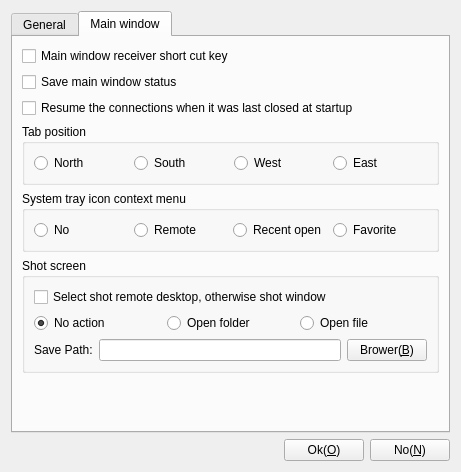
<?xml version="1.0" encoding="UTF-8"?>
<ui version="4.0">
 <class>CParameterDlgSettings</class>
 <widget class="QDialog" name="CParameterDlgSettings">
  <property name="geometry">
   <rect>
    <x>0</x>
    <y>0</y>
    <width>461</width>
    <height>472</height>
   </rect>
  </property>
  <property name="windowTitle">
   <string>Settings</string>
  </property>
  <property name="windowIcon">
   <iconset resource="Resource/Resource.qrc">
    <normaloff>:/image/Option</normaloff>:/image/Option</iconset>
  </property>
  <layout class="QGridLayout" name="gridLayout">
   <item row="0" column="0">
    <widget class="QTabWidget" name="tabWidget">
     <property name="windowTitle">
      <string>Settings</string>
     </property>
     <property name="windowIcon">
      <iconset resource="Resource/Resource.qrc">
       <normaloff>:/image/Option</normaloff>:/image/Option</iconset>
     </property>
     <property name="currentIndex">
      <number>1</number>
     </property>
     <widget class="QWidget" name="General">
      <attribute name="title">
       <string>General</string>
      </attribute>
      <layout class="QGridLayout" name="gridLayout_6">
       <item row="1" column="0">
        <widget class="QGroupBox" name="groupBox_3">
         <property name="title">
          <string>Password</string>
         </property>
         <layout class="QGridLayout" name="gridLayout_2">
          <item row="0" column="0">
           <layout class="QHBoxLayout" name="horizontalLayout_3">
            <item>
             <widget class="QLabel" name="label_2">
              <property name="text">
               <string>Encrypt key:</string>
              </property>
             </widget>
            </item>
            <item>
             <widget class="QLineEdit" name="leEncryptKey">
              <property name="inputMask">
               <string/>
              </property>
              <property name="echoMode">
               <enum>QLineEdit::Password</enum>
              </property>
             </widget>
            </item>
            <item>
             <widget class="QPushButton" name="pbEncryptKey">
              <property name="text">
               <string/>
              </property>
              <property name="icon">
               <iconset resource="Resource/Resource.qrc">
                <normaloff>:/image/EyeOn</normaloff>:/image/EyeOn</iconset>
              </property>
             </widget>
            </item>
           </layout>
          </item>
          <item row="1" column="0">
           <widget class="QLabel" name="label_3">
            <property name="text">
             <string>Prompt type:</string>
            </property>
           </widget>
          </item>
          <item row="2" column="0">
           <layout class="QHBoxLayout" name="horizontalLayout_4">
            <item>
             <widget class="QRadioButton" name="rbPromptNo">
              <property name="text">
               <string>No</string>
              </property>
             </widget>
            </item>
            <item>
             <widget class="QRadioButton" name="rbPromptFirst">
              <property name="text">
               <string>First</string>
              </property>
             </widget>
            </item>
            <item>
             <widget class="QRadioButton" name="rbPromptAlways">
              <property name="text">
               <string>Always</string>
              </property>
             </widget>
            </item>
           </layout>
          </item>
          <item row="3" column="0">
           <layout class="QHBoxLayout" name="horizontalLayout_5">
            <item>
             <widget class="QCheckBox" name="cbSavePassword">
              <property name="text">
               <string>Save password</string>
              </property>
             </widget>
            </item>
            <item>
             <widget class="QCheckBox" name="cbEnableViewPassword">
              <property name="text">
               <string>Enable view password</string>
              </property>
             </widget>
            </item>
           </layout>
          </item>
         </layout>
        </widget>
       </item>
       <item row="2" column="0">
        <spacer name="verticalSpacer">
         <property name="orientation">
          <enum>Qt::Vertical</enum>
         </property>
         <property name="sizeHint" stdset="0">
          <size>
           <width>20</width>
           <height>40</height>
          </size>
         </property>
        </spacer>
       </item>
       <item row="0" column="0">
        <layout class="QHBoxLayout" name="horizontalLayout_2">
         <item>
          <widget class="QLabel" name="label">
           <property name="text">
            <string>Recent open file max count:</string>
           </property>
          </widget>
         </item>
         <item>
          <widget class="QSpinBox" name="sbRecentMenuMaxCount">
           <property name="singleStep">
            <number>10</number>
           </property>
          </widget>
         </item>
        </layout>
       </item>
      </layout>
     </widget>
     <widget class="QWidget" name="tab">
      <attribute name="title">
       <string>Main window</string>
      </attribute>
      <layout class="QGridLayout" name="gridLayout_7">
       <item row="1" column="0">
        <widget class="QCheckBox" name="cbSaveMainWindowStatus">
         <property name="text">
          <string>Save main window status</string>
         </property>
        </widget>
       </item>
       <item row="3" column="0">
        <widget class="QGroupBox" name="groupBox_2">
         <property name="title">
          <string>Tab position</string>
         </property>
         <layout class="QGridLayout" name="gridLayout_3">
          <item row="0" column="0">
           <widget class="QRadioButton" name="rbNorth">
            <property name="sizePolicy">
             <sizepolicy hsizetype="Preferred" vsizetype="Preferred">
              <horstretch>0</horstretch>
              <verstretch>0</verstretch>
             </sizepolicy>
            </property>
            <property name="text">
             <string>North</string>
            </property>
           </widget>
          </item>
          <item row="0" column="1">
           <widget class="QRadioButton" name="rbSouth">
            <property name="sizePolicy">
             <sizepolicy hsizetype="Preferred" vsizetype="Preferred">
              <horstretch>0</horstretch>
              <verstretch>0</verstretch>
             </sizepolicy>
            </property>
            <property name="text">
             <string>South</string>
            </property>
           </widget>
          </item>
          <item row="0" column="2">
           <widget class="QRadioButton" name="rbWest">
            <property name="sizePolicy">
             <sizepolicy hsizetype="Preferred" vsizetype="Preferred">
              <horstretch>0</horstretch>
              <verstretch>0</verstretch>
             </sizepolicy>
            </property>
            <property name="text">
             <string>West</string>
            </property>
           </widget>
          </item>
          <item row="0" column="3">
           <widget class="QRadioButton" name="rbEast">
            <property name="sizePolicy">
             <sizepolicy hsizetype="Preferred" vsizetype="Preferred">
              <horstretch>0</horstretch>
              <verstretch>0</verstretch>
             </sizepolicy>
            </property>
            <property name="text">
             <string>East</string>
            </property>
           </widget>
          </item>
         </layout>
        </widget>
       </item>
       <item row="0" column="0">
        <widget class="QCheckBox" name="cbReciverShortCut">
         <property name="text">
          <string>Main window receiver short cut key</string>
         </property>
        </widget>
       </item>
       <item row="6" column="0">
        <spacer name="verticalSpacer_2">
         <property name="orientation">
          <enum>Qt::Vertical</enum>
         </property>
         <property name="sizeHint" stdset="0">
          <size>
           <width>20</width>
           <height>66</height>
          </size>
         </property>
        </spacer>
       </item>
       <item row="5" column="0">
        <widget class="QGroupBox" name="groupBox">
         <property name="title">
          <string>Shot screen</string>
         </property>
         <layout class="QGridLayout" name="gridLayout_4">
          <item row="0" column="0">
           <widget class="QCheckBox" name="cbShotRemoteDesktop">
            <property name="sizePolicy">
             <sizepolicy hsizetype="Preferred" vsizetype="Preferred">
              <horstretch>0</horstretch>
              <verstretch>0</verstretch>
             </sizepolicy>
            </property>
            <property name="text">
             <string>Select shot remote desktop, otherwise shot window</string>
            </property>
           </widget>
          </item>
          <item row="1" column="0">
           <layout class="QHBoxLayout" name="horizontalLayout_6">
            <item>
             <widget class="QRadioButton" name="rbShotScreenNoAction">
              <property name="sizePolicy">
               <sizepolicy hsizetype="Preferred" vsizetype="Preferred">
                <horstretch>0</horstretch>
                <verstretch>0</verstretch>
               </sizepolicy>
              </property>
              <property name="text">
               <string>No action</string>
              </property>
              <property name="checked">
               <bool>true</bool>
              </property>
             </widget>
            </item>
            <item>
             <widget class="QRadioButton" name="rbShotScreenOpenFolder">
              <property name="sizePolicy">
               <sizepolicy hsizetype="Preferred" vsizetype="Preferred">
                <horstretch>0</horstretch>
                <verstretch>0</verstretch>
               </sizepolicy>
              </property>
              <property name="text">
               <string>Open folder</string>
              </property>
             </widget>
            </item>
            <item>
             <widget class="QRadioButton" name="rbShotScreenOpenFile">
              <property name="sizePolicy">
               <sizepolicy hsizetype="Preferred" vsizetype="Preferred">
                <horstretch>0</horstretch>
                <verstretch>0</verstretch>
               </sizepolicy>
              </property>
              <property name="text">
               <string>Open file</string>
              </property>
             </widget>
            </item>
           </layout>
          </item>
          <item row="2" column="0">
           <layout class="QHBoxLayout" name="horizontalLayout_7">
            <item>
             <widget class="QLabel" name="label_4">
              <property name="text">
               <string>Save Path:</string>
              </property>
             </widget>
            </item>
            <item>
             <widget class="QLineEdit" name="leShotScreenSavepath"/>
            </item>
            <item>
             <widget class="QPushButton" name="pbScreenShotBrower">
              <property name="text">
               <string>Brower(&amp;B)</string>
              </property>
             </widget>
            </item>
           </layout>
          </item>
         </layout>
        </widget>
       </item>
       <item row="4" column="0">
        <widget class="QGroupBox" name="groupBox_4">
         <property name="title">
          <string>System tray icon context menu</string>
         </property>
         <layout class="QGridLayout" name="gridLayout_5">
          <item row="0" column="0">
           <widget class="QRadioButton" name="rbSystemTrayIconNo">
            <property name="text">
             <string>No</string>
            </property>
           </widget>
          </item>
          <item row="0" column="1">
           <widget class="QRadioButton" name="rbSystemTrayIconRemote">
            <property name="text">
             <string>Remote</string>
            </property>
           </widget>
          </item>
          <item row="0" column="2">
           <widget class="QRadioButton" name="rbSystemTrayIconRecentOpen">
            <property name="text">
             <string>Recent open</string>
            </property>
           </widget>
          </item>
          <item row="0" column="3">
           <widget class="QRadioButton" name="rbSystemTrayIconFavorite">
            <property name="text">
             <string>Favorite</string>
            </property>
           </widget>
          </item>
         </layout>
        </widget>
       </item>
       <item row="2" column="0">
        <widget class="QCheckBox" name="cbResumLasterClose">
         <property name="text">
          <string>Resume the connections when it was last closed at startup</string>
         </property>
        </widget>
       </item>
      </layout>
     </widget>
    </widget>
   </item>
   <item row="1" column="0">
    <layout class="QHBoxLayout" name="horizontalLayout">
     <item>
      <spacer name="horizontalSpacer">
       <property name="orientation">
        <enum>Qt::Horizontal</enum>
       </property>
       <property name="sizeHint" stdset="0">
        <size>
         <width>40</width>
         <height>20</height>
        </size>
       </property>
      </spacer>
     </item>
     <item>
      <widget class="QPushButton" name="pbOk">
       <property name="text">
        <string>Ok(&amp;O)</string>
       </property>
      </widget>
     </item>
     <item>
      <widget class="QPushButton" name="pbNo">
       <property name="text">
        <string>No(&amp;N)</string>
       </property>
      </widget>
     </item>
    </layout>
   </item>
  </layout>
 </widget>
 <resources>
  <include location="Resource/Resource.qrc"/>
 </resources>
 <connections/>
</ui>
